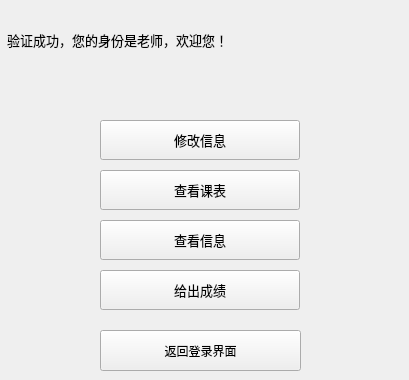
       <widget class="QWidget" name="page3">
        <widget class="QLabel" name="page3_welcomeTea">
         <property name="geometry">
          <rect>
           <x>0</x>
           <y>20</y>
           <width>400</width>
           <height>40</height>
          </rect>
         </property>
         <property name="minimumSize">
          <size>
           <width>400</width>
           <height>40</height>
          </size>
         </property>
         <property name="maximumSize">
          <size>
           <width>400</width>
           <height>40</height>
          </size>
         </property>
         <property name="font">
          <font>
           <pointsize>10</pointsize>
          </font>
         </property>
         <property name="text">
          <string>  验证成功，您的身份是老师，欢迎您！</string>
         </property>
        </widget>
        <widget class="QPushButton" name="page3_modify">
         <property name="geometry">
          <rect>
           <x>100</x>
           <y>120</y>
           <width>200</width>
           <height>40</height>
          </rect>
         </property>
         <property name="minimumSize">
          <size>
           <width>200</width>
           <height>40</height>
          </size>
         </property>
         <property name="maximumSize">
          <size>
           <width>200</width>
           <height>40</height>
          </size>
         </property>
         <property name="font">
          <font>
           <family>微软雅黑</family>
           <pointsize>10</pointsize>
          </font>
         </property>
         <property name="layoutDirection">
          <enum>Qt::LeftToRight</enum>
         </property>
         <property name="text">
          <string>修改信息</string>
         </property>
        </widget>
        <widget class="QPushButton" name="page3_table">
         <property name="geometry">
          <rect>
           <x>100</x>
           <y>170</y>
           <width>200</width>
           <height>40</height>
          </rect>
         </property>
         <property name="minimumSize">
          <size>
           <width>200</width>
           <height>40</height>
          </size>
         </property>
         <property name="maximumSize">
          <size>
           <width>200</width>
           <height>40</height>
          </size>
         </property>
         <property name="font">
          <font>
           <family>微软雅黑</family>
           <pointsize>10</pointsize>
          </font>
         </property>
         <property name="layoutDirection">
          <enum>Qt::LeftToRight</enum>
         </property>
         <property name="text">
          <string>查看课表</string>
         </property>
        </widget>
        <widget class="QPushButton" name="page3_mark_give">
         <property name="geometry">
          <rect>
           <x>100</x>
           <y>270</y>
           <width>200</width>
           <height>40</height>
          </rect>
         </property>
         <property name="minimumSize">
          <size>
           <width>200</width>
           <height>40</height>
          </size>
         </property>
         <property name="maximumSize">
          <size>
           <width>200</width>
           <height>40</height>
          </size>
         </property>
         <property name="font">
          <font>
           <family>微软雅黑</family>
           <pointsize>10</pointsize>
          </font>
         </property>
         <property name="layoutDirection">
          <enum>Qt::LeftToRight</enum>
         </property>
         <property name="text">
          <string>给出成绩</string>
         </property>
        </widget>
        <widget class="QPushButton" name="page3_back0">
         <property name="geometry">
          <rect>
           <x>100</x>
           <y>330</y>
           <width>201</width>
           <height>41</height>
          </rect>
         </property>
         <property name="text">
          <string>返回登录界面</string>
         </property>
        </widget>
        <widget class="QPushButton" name="page3_lookinf">
         <property name="geometry">
          <rect>
           <x>100</x>
           <y>220</y>
           <width>200</width>
           <height>40</height>
          </rect>
         </property>
         <property name="minimumSize">
          <size>
           <width>200</width>
           <height>40</height>
          </size>
         </property>
         <property name="maximumSize">
          <size>
           <width>200</width>
           <height>40</height>
          </size>
         </property>
         <property name="font">
          <font>
           <family>微软雅黑</family>
           <pointsize>10</pointsize>
          </font>
         </property>
         <property name="layoutDirection">
          <enum>Qt::LeftToRight</enum>
         </property>
         <property name="text">
          <string>查看信息</string>
         </property>
        </widget>
       </widget>
